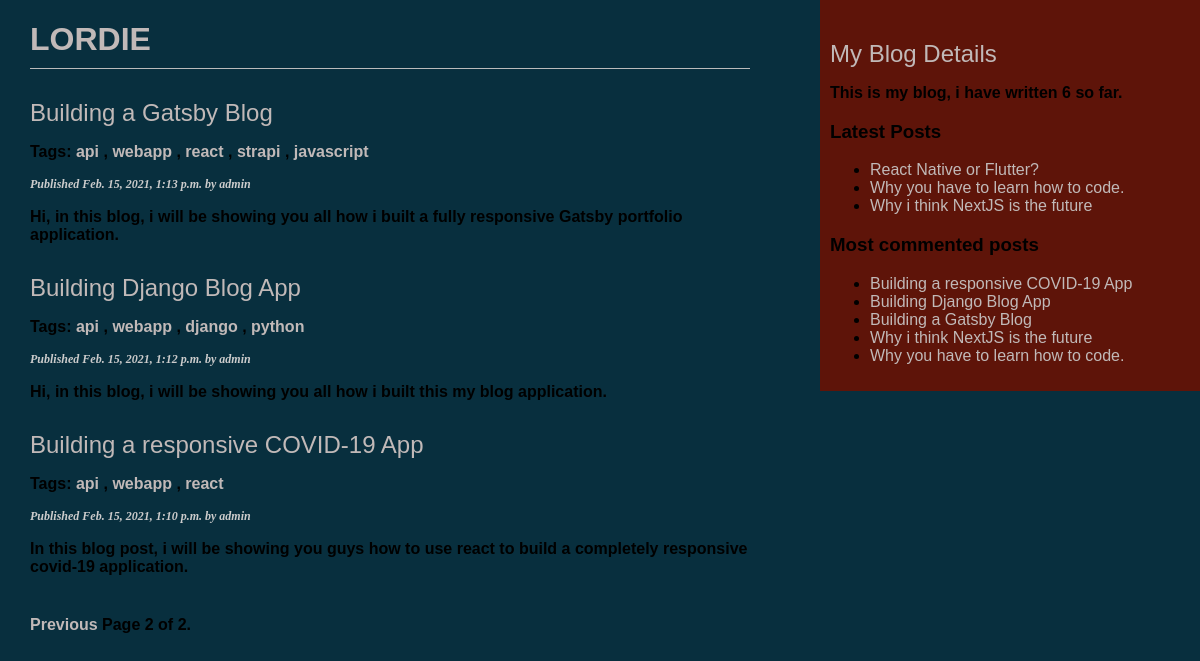
Screenshot of /blog/?page=2 with the database file from the repository.
### blog/models.py (models this page shows, shortened)
class Post(models.Model):
    STATUS_CHOICES = (
        ('draft', 'Draft'),
        ('published', 'Published'),
    )
    title = models.CharField(max_length=250)
    slug = models.SlugField(max_length=250, unique_for_date='publish')
    author = models.ForeignKey(User, related_name='tips_posts', on_delete=models.CASCADE)
    body = models.TextField()
    publish = models.DateTimeField(default = timezone.now)
    created = models.DateTimeField(auto_now_add=True)
    updated = models.DateTimeField(auto_now=True)
    status = models.CharField(max_length=10,
    choices=STATUS_CHOICES,
    default='draft')
    tags = TaggableManager()
    published = PublishedManager()
    class Meta:
        ordering = ('-publish',)
    def get_absolute_url(self):
        return reverse('blog:post_detail',args=[self.publish.year, self.publish.month, self.publish.day, self.slug])

### blog/views.py (the view)
# urls.py: path('', views.post_list, name='post_list'),
def post_list(request, tag_slug=None):
    object_list = Post.published.all()
    tag = None
    if tag_slug:
        tag = get_object_or_404(Tag, slug=tag_slug)
        object_list = object_list.filter(tags__in=[tag])
    paginator = Paginator(object_list, 3) #three posts per page
    page = request.GET.get('page')
    try:
        posts = paginator.page(page)
    except PageNotAnInteger:
        posts = paginator.page(1)
    except EmptyPage:
        posts = paginator.page(paginator.num_pages)
    return render(request,'blog/post/list.html',{'page': page, 'posts': posts, 'tag': tag})

### blog/models.py (called while the page is built)
    def get_queryset(self):
        return super(PublishedManager, self).get_queryset()\
        .filter(status='published')

### blog/templatetags/blog_tags.py (called while the page is built)
@register.filter(name='markdown')
def markdown_format(text):
    return mark_safe(markdown.markdown(text))

@register.simple_tag
def total_posts():
    return Post.published.count()

@register.inclusion_tag("blog/post/latest_posts.html")
def show_latest_posts(count=5):
    latest_posts = Post.published.order_by('-publish')[:count]
    return {
        "latest_posts": latest_posts,
    }

@register.simple_tag
def get_most_commented_posts(count=5):
    return Post.published.annotate(
        total_comments=Count('comments')
    ).order_by('-total_comments')[:count]

### blog/templates/blog/post/list.html (shortened to what this page needs)
{% extends "blog/base.html" %}
{% load blog_tags %}
{% block content %}
<h1>LORDIE</h1>
{% for post in posts %}
<h2>
<a href="{{ post.get_absolute_url }}">
{{ post.title }}
</a>
</h2>
<p class="tags">
Tags:
{% for tag in post.tags.all %}
<a href="{% url "blog:post_list_by_tag" tag.slug %}">{{ tag.name }}
</a>
{% if not forloop.last %}, {% endif %}
{% endfor %}
</p>
<p class="date">
Published {{ post.publish }} by {{ post.author }}
</p>
{{ post.body|markdown|truncatewords_html:30 }}
{% endfor %}
{% include "pagination.html" with page=posts %}
{% endblock %}

### blog/templates/blog/base.html (shortened to what this page needs)
{% load blog_tags %} {% load static %}
<!DOCTYPE html>
<html>
  <head>
    <link rel="stylesheet" href="{% static "css/blog.css" %}?{% now "U" %}" >
  </head>
  <body>
    <div id="content">{% block content %} {% endblock %}</div>
    <div id="sidebar">
      <h2>My Blog Details</h2>
      <p>This is my blog, i have written {% total_posts %} so far.</p>
      <h3>Latest Posts</h3>
      {% show_latest_posts 3 %}
      <h3>Most commented posts</h3>
      {% get_most_commented_posts as most_commented_posts %}
      <ul>
        {% for post in most_commented_posts %}
        <li>
          <a href="{{ post.get_absolute_url }}">{{ post.title }}</a>
        </li>
        {% endfor %}
      </ul>
    </div>
  </body>
</html>

### blog/templates/blog/post/latest_posts.html
<ul>
{% for post in latest_posts %}
<li>
<a href="{{ post.get_absolute_url }}">{{ post.title }}</a>
</li>
{% endfor %}
</ul>

### blog/static/css/blog.css (style rules this page uses)
body { margin: 0; padding: 0; font-family: helvetica, sans-serif; background-color: #082f3e; }
a { color: #c1b9b8; text-decoration: none; }
h1 { font-weight: nobolfrmal; border-bottom: 1px solid #bbb; padding: 0 0 10px 0; color: #c1b9b8; }
h2 { font-weight: normal; margin: 30px 0 0; color: #c1b9b8; }
#content { float: left; width: 60%; padding: 0 0 0 30px; }
#sidebar { float: right; width: 30%; padding: 10px; background: #5e1409; height: 100%; }
p { color: #000000; font-weight: bold; }
p.date { color: #ccc; font-family: georgia, serif; font-size: 12px; font-style: italic; }

### rows the page displays
Post: title "Building a Gatsby Blog", publish "Feb. 15, 2021, 1:13 p.m.", author "admin", body "Hi, in this blog, i will be showing you all how i built a fully responsive Gatsby portfolio application."
Tag: name "api"
Tag: name "webapp"
Tag: name "react"
Tag: name "strapi"
Tag: name "javascript"
Post: title "Building Django Blog App", publish "Feb. 15, 2021, 1:12 p.m.", author "admin", body "Hi, in this blog, i will be showing you all how i built this my blog application."
Tag: name "django"
Tag: name "python"
Post: title "Building a responsive COVID-19 App", publish "Feb. 15, 2021, 1:10 p.m.", author "admin", body "In this blog post, i will be showing you guys how to use react to build a completely responsive covid-19 application."
Post: title "React Native or Flutter?"
Post: title "Why you have to learn how to code."
Post: title "Why i think NextJS is the future"

### other values shown
{{ page.number }} "2"
{{ page.paginator.num_pages }} "2"
